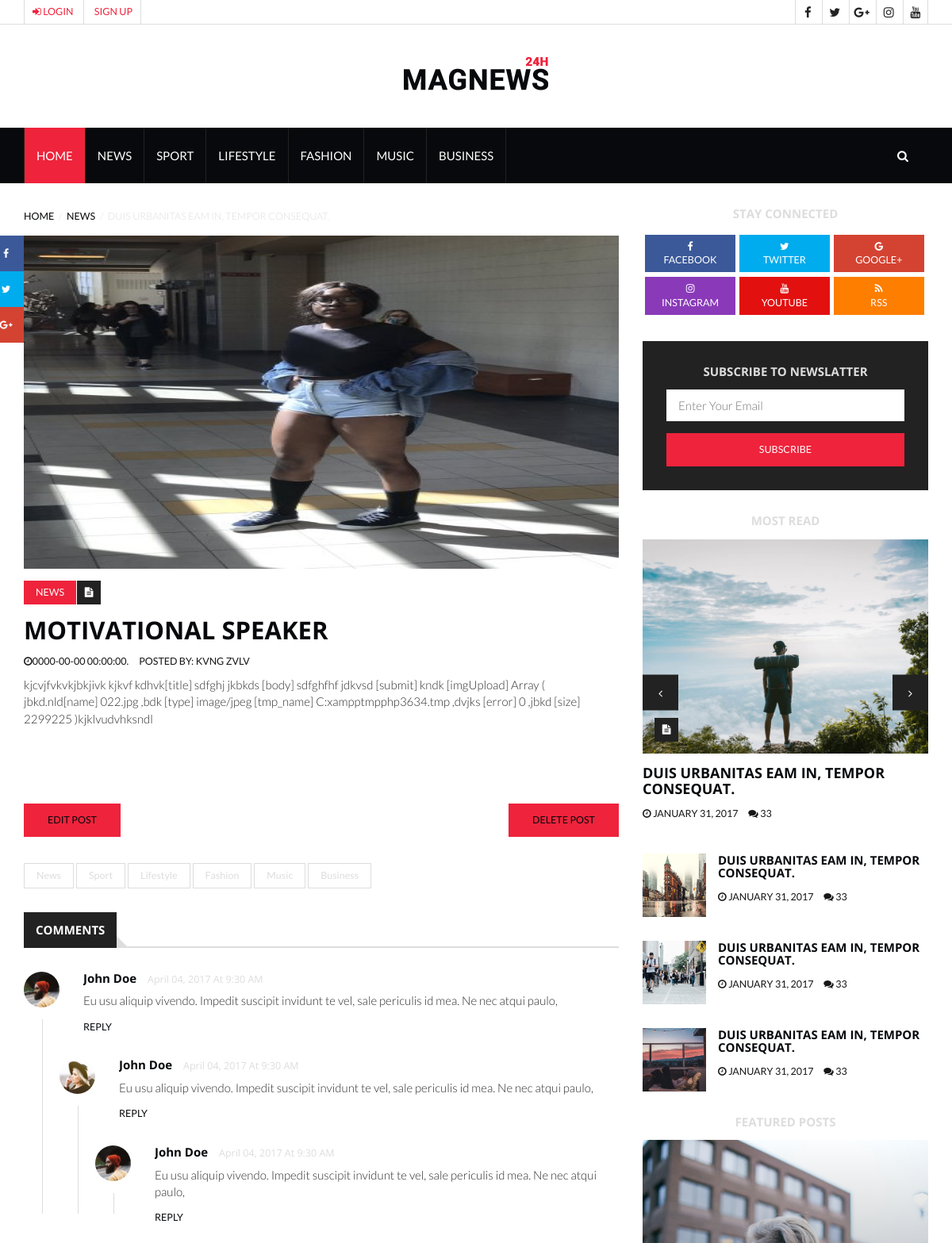
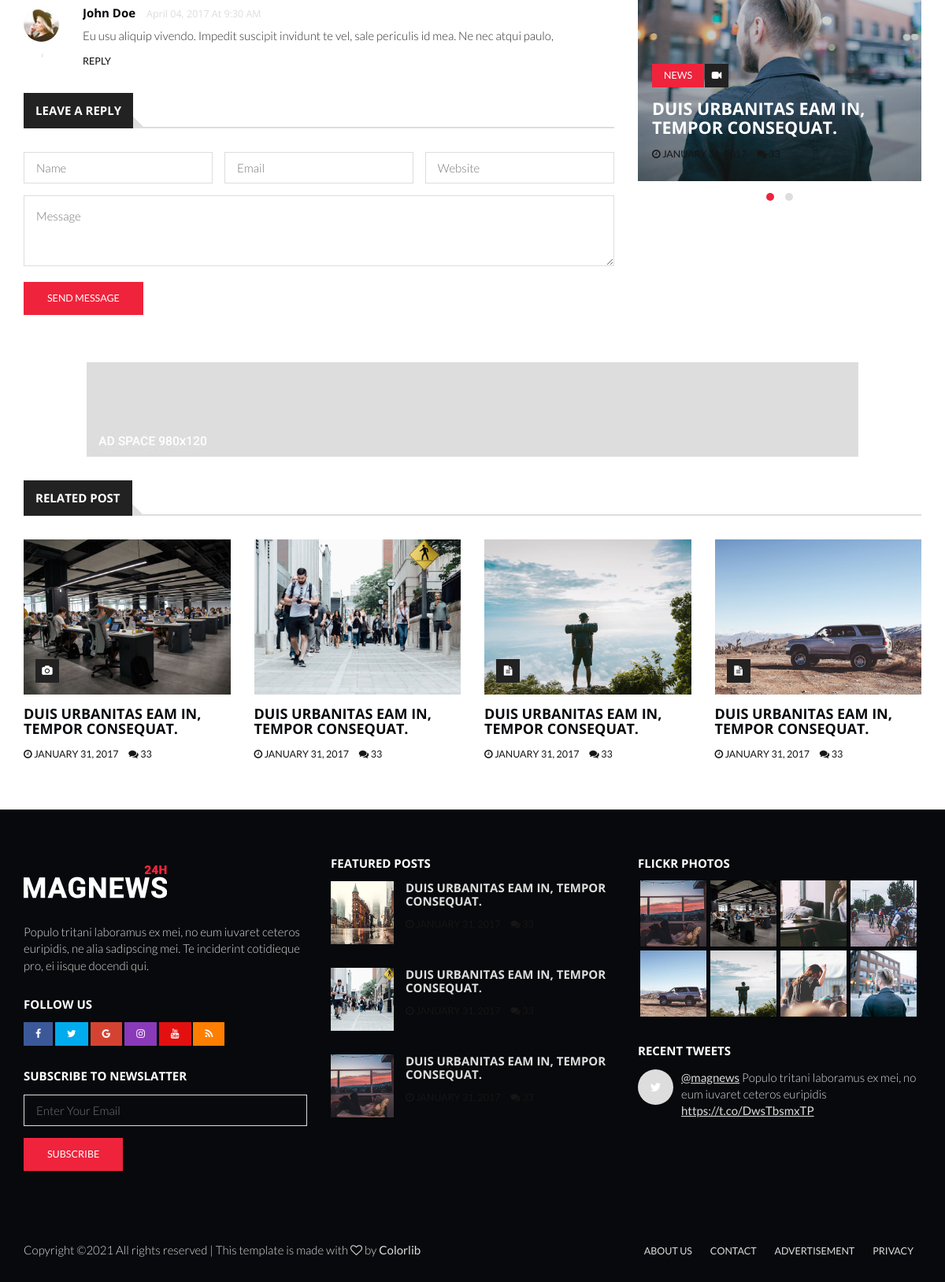
/post.php?id=2, run on the app's committed database (2 pictures, top to bottom).
### tables this page shows
CREATE TABLE `post_table` (
  `id` int(100) NOT NULL,
  `title` varchar(1000) NOT NULL,
  `body` varchar(10000) NOT NULL,
  `image` varchar(100) NOT NULL,
  `username` varchar(100) NOT NULL,
  `date_created` varchar(20) NOT NULL DEFAULT 'current_timestamp(6)',
  `date_edited` varchar(20) NOT NULL
);

CREATE TABLE `blog_users` (
  `id` int(50) NOT NULL,
  `fullname` varchar(150) NOT NULL,
  `phone` varchar(100) NOT NULL,
  `email` varchar(100) NOT NULL,
  `username` varchar(100) NOT NULL,
  `password` varchar(100) NOT NULL
);

### post.php (the view, shortened to what the rows shown need)
<?php
	include_once("config/config.php");
    include_once("class/UserClass.php");
    if(isset($_GET['id'])){
        $id  =  $_GET['id']   !=   ""   ?    $_GET['id']    :   "";
            $user =  new User();
            $user_post = $user->read_single_post($id);
            $CurrentUser = new User();
    }
    $user = new User();
    $select_res = $user->read_post();
?>
<!DOCTYPE html>
<html lang="en">
	<head>
		<link type="text/css" rel="stylesheet" href="css/bootstrap.min.css"/>
		<link type="text/css" rel="stylesheet" href="css/owl.carousel.css" />
		<link type="text/css" rel="stylesheet" href="css/owl.theme.default.css" />
		<link rel="stylesheet" href="css/font-awesome.min.css">
		<link type="text/css" rel="stylesheet" href="css/style.css"/>
    </head>
	<body>
		<div class="section">
			<div class="container">
				<div class="row">
					<div class="col-md-8">
						<article class="article article-post">
							<div class="article-main-img">
								<img src="./image/<?=$user_post['image']?>" alt="" width="750" height="420">
							</div>
							<div class="article-body">
								<ul class="article-info">
									<li class="article-category"><a href="#">News</a></li>
									<li class="article-type"><i class="fa fa-file-text"></i></li>
								</ul>
								<h1 class="article-title"><?=$user_post['title']?></h1>
								<ul class="article-meta">
									<li><i class="fa fa-clock-o"></i><?=$user_post['date_created']?></li>
									<li><i class="fa fa-edits"></i>Posted by:  <?php echo $CurrentUser->getFullname($user_post['username']);?></li>
								</ul>
								<p><?=$user_post['body']?></p>
                                <br /><br />
                                <br /><br />
                                <button class="input-btn" ><a href="editpost.php?post_id=<?=$user_post['id']?>"></i>Edit Post</a></button>
                                <button class="input-btn" style="float: right;"><a href="#" onclick="showAlert(<?php echo json_encode($id);?>)"></i>Delete Post</a></button>
							</div>
						</article>
						<div class="article-comments">
							<div class="section-title">
								<h2 class="title">Comments</h2>
							</div>
						</div>
						<div class="article-reply-form">
							<div class="section-title">
								<h2 class="title">Leave a reply</h2>
							</div>
						</div>
					</div>
					<div class="col-md-4">
						<div class="widget social-widget">
							<div class="widget-title">
								<h2 class="title">Stay Connected</h2>
							</div>
						</div>
						<div class="widget subscribe-widget">
							<div class="widget-title">
								<h2 class="title">Subscribe to Newslatter</h2>
							</div>
						</div>
						<div class="widget">
							<div class="widget-title">
								<h2 class="title">Most Read</h2>
							</div>
						</div>
						<div class="widget">
							<div class="widget-title">
								<h2 class="title">Featured Posts</h2>
							</div>
						</div>
					</div>
				</div>
			</div>
		</div>
		<div class="section">
			<div class="container">
				<div class="row">
					<div class="col-md-12">
						<div class="section-title">
							<h2 class="title">Related Post</h2>
						</div>
					</div>
				</div>
			</div>
		</div>
		<footer id="footer">
			<div id="top-footer" class="section">
				<div class="container">
					<div class="row">
						<div class="col-md-4">
							<div class="footer-widget subscribe-widget">
								<div class="widget-title">
									<h2 class="title">Subscribe to Newslatter</h2>
								</div>
							</div>
						</div>
						<div class="col-md-4">
							<div class="footer-widget">
								<div class="widget-title">
									<h2 class="title">Featured Posts</h2>
								</div>
							</div>
						</div>
						<div class="col-md-4">
							<div class="footer-widget galery-widget">
								<div class="widget-title">
									<h2 class="title">Flickr Photos</h2>
								</div>
							</div>
							<div class="footer-widget tweets-widget">
								<div class="widget-title">
									<h2 class="title">Recent Tweets</h2>
								</div>
							</div>
						</div>
					</div>
				</div>
			</div>
		</footer>
	</body>
</html>

### data on the page
post_table: image (picture), title "MOTIVATIONAL SPEAKER", date_created "0000-00-00 00:00:00.", username.fullname "KVNG ZVLV", body "kjcvjfvkvkjbkjivk kjkvf kdhvk[title] sdfghj jkbkds [body] sdfghfhf jdkvsd [submit] kndk [imgUpload] Array ( jbkd.nld[name] 022.jpg ,bdk [type] image/jpeg [tmp_name] C:xampptmpphp3634.tmp ,dvjks [error] 0 ,jbkd [size] 2299225 )kjklvudvhksndl"
